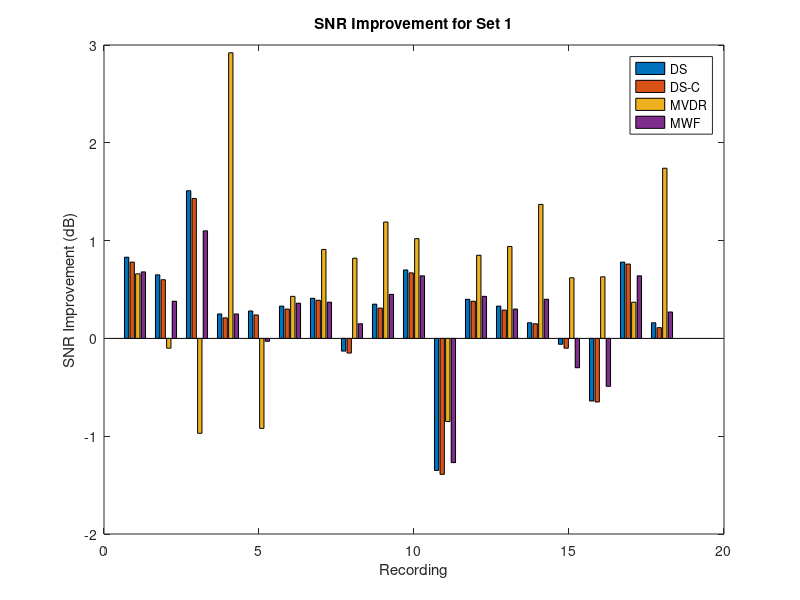
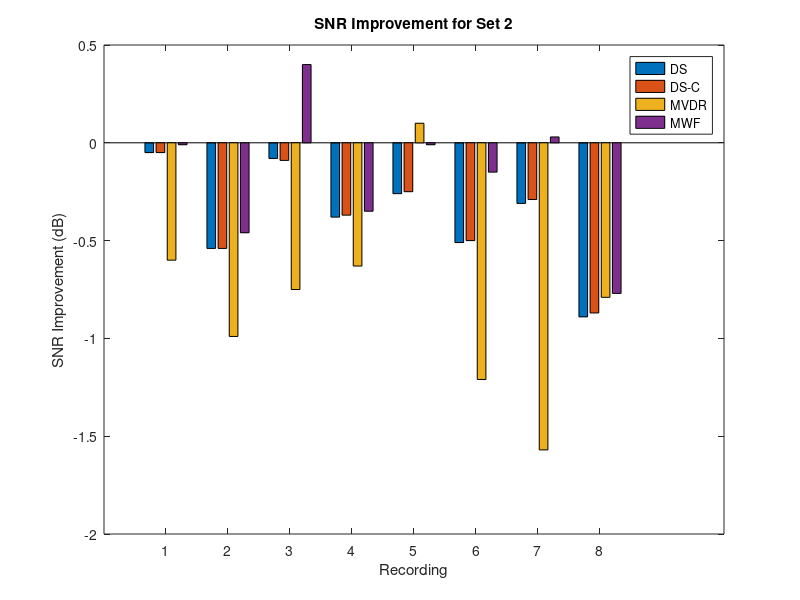

Reproduce these figures in MATLAB, in order.
data_set1 = [
    -8.71, 0.83, 0.78, 0.66, 0.68;
    -4.82, 0.65, 0.60, -0.10, 0.38;
    -10.05, 1.51, 1.43, -0.97, 1.10;
    -7.73, 0.25, 0.21, 2.92, 0.25;
    -7.89, 0.28, 0.24, -0.92, -0.03;
    -5.04, 0.33, 0.30, 0.43, 0.36;
    -4.72, 0.41, 0.39, 0.91, 0.37;
    -4.69, -0.13, -0.15, 0.82, 0.15;
    -7.55, 0.35, 0.31, 1.19, 0.45;
    -4.73, 0.70, 0.67, 1.02, 0.64;
    -4.79, -1.35, -1.39, -0.85, -1.27;
    -5.03, 0.40, 0.38, 0.85, 0.43;
    -6.45, 0.33, 0.29, 0.94, 0.30;
    -5.20, 0.16, 0.15, 1.37, 0.40;
    -4.78, -0.06, -0.10, 0.62, -0.30;
    -4.28, -0.64, -0.65, 0.63, -0.49;
    -4.30, 0.78, 0.76, 0.37, 0.64;
    -7.50, 0.16, 0.11, 1.74, 0.27
];

data_set2 = [
    -3.04, -0.05, -0.05, -0.60, -0.01;
    -2.20, -0.54, -0.54, -0.99, -0.46;
    2.81, -0.08, -0.09, -0.75, 0.40;
    -1.31, -0.38, -0.37, -0.63, -0.35;
    5.32, -0.26, -0.25, 0.10, -0.01;
    3.52, -0.51, -0.50, -1.21, -0.15;
    4.69, -0.31, -0.29, -1.57, 0.03;
    0.70, -0.89, -0.87, -0.79, -0.77
];

figure;
bar(1:size(data_set1, 1), data_set1(:, 2:5), 'grouped');
title('SNR Improvement for Set 1');
xlabel('Recording');
ylabel('SNR Improvement (dB)');
legend('DS', 'DS-C', 'MVDR', 'MWF');

figure;
bar(1:size(data_set2, 1), data_set2(:, 2:5), 'grouped');
title('SNR Improvement for Set 2');
xlabel('Recording');
ylabel('SNR Improvement (dB)');
legend('DS', 'DS-C', 'MVDR', 'MWF');
